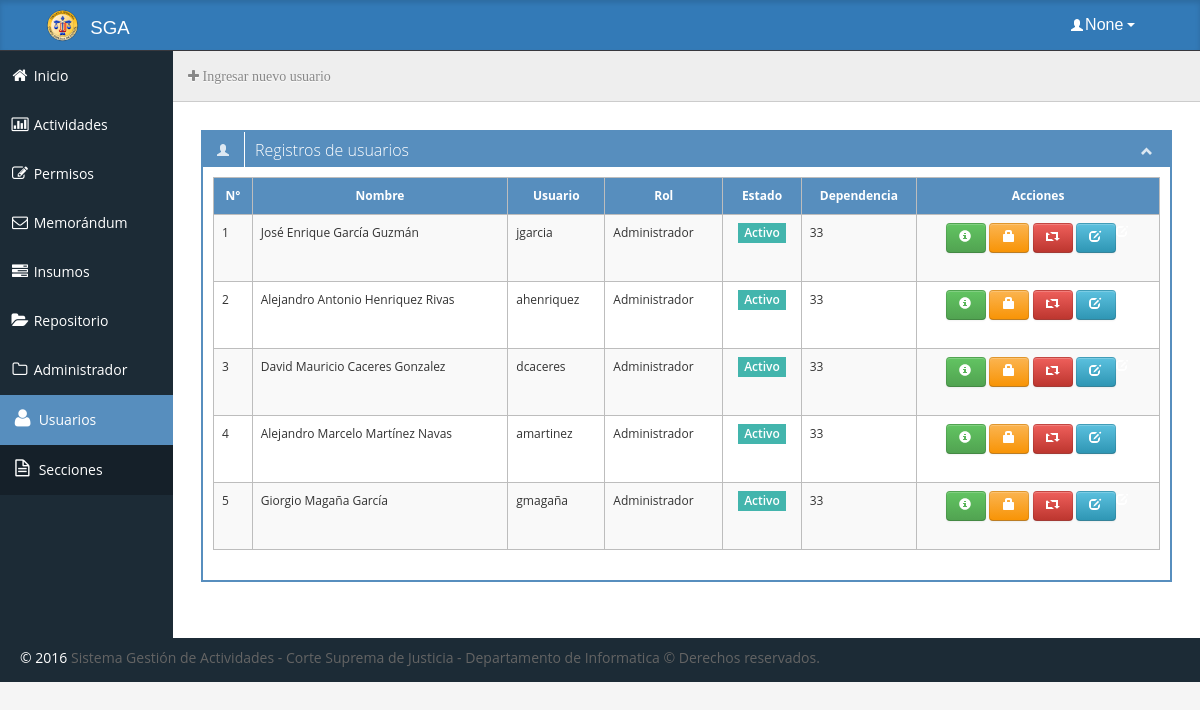
Page /?mod=usuario (signed in) on the committed database.
### tables this page shows
CREATE TABLE IF NOT EXISTS `usuario` (
`id_usuario` int(11) NOT NULL,
  `nombre` varchar(50) DEFAULT NULL,
  `apellido` varchar(50) DEFAULT NULL,
  `cargo` varchar(45) DEFAULT NULL,
  `usuario` varchar(45) DEFAULT NULL,
  `contrasenia` varchar(45) DEFAULT NULL,
  `estado` enum('Activo','Inactivo') DEFAULT NULL,
  `fecha` date DEFAULT NULL,
  `id_seccion` int(11) DEFAULT NULL,
  `id_empleado` int(11) DEFAULT NULL,
  `id_rol` int(11) NOT NULL
);

CREATE TABLE IF NOT EXISTS `rol` (
`id_rol` int(11) NOT NULL,
  `rol` varchar(45) DEFAULT NULL
);

### sql/class.dataTable.php (called while the page is built, shortened)
<?php
class dataTable {
    function obtener_Usuarios($id_dependencia="") {
        $managerDB = new managerDB();
        $connection = $managerDB->conectar("mysql");
        if ($connection!=null) {
            $response=array('success'=>true);
            if ($id_dependencia != "") {
                $sql = "SELECT DISTINCT empleado.id_empleado, usuario.id_usuario, INITCAP(empleado.nombre) AS nombre, INITCAP(empleado.apellido) AS apellido, usuario.usuario, rol.id_rol, rol.rol, IF(usuario.estado!='', usuario.estado, 'Sin acceso') AS estado, seccion.id_seccion, seccion.seccion, seccion.id_dependencia, (SELECT bdd.dependencia FROM bddependencias.dependencia bdd WHERE bdd.id_dependencia=seccion.id_dependencia) AS dependencia
                FROM seccion INNER JOIN empleado_seccion ON seccion.id_seccion=empleado_seccion.id_seccion
                INNER JOIN empleado ON empleado.id_empleado=empleado_seccion.id_empleado
                LEFT JOIN usuario ON usuario.id_empleado = empleado.id_empleado
                LEFT JOIN rol ON rol.id_rol = usuario.id_rol
                WHERE seccion.id_dependencia=:id_dependencia AND rol.id_rol <> 5 OR seccion.id_dependencia=:id_dependencia AND empleado_seccion.estado = 'Activo'
                ORDER BY usuario.estado DESC";
            }else{
                $sql = "SELECT DISTINCT empleado.id_empleado, usuario.id_usuario, INITCAP(empleado.nombre) AS nombre, INITCAP(empleado.apellido) AS apellido, usuario.usuario, rol.id_rol, rol.rol, IF(usuario.estado!='', usuario.estado, 'Sin acceso') AS estado, seccion.id_seccion, seccion.seccion, seccion.id_dependencia, (SELECT bdd.dependencia FROM bddependencias.dependencia bdd WHERE bdd.id_dependencia=seccion.id_dependencia) AS dependencia
                FROM seccion INNER JOIN empleado_seccion ON seccion.id_seccion=empleado_seccion.id_seccion
                INNER JOIN empleado ON empleado.id_empleado=empleado_seccion.id_empleado
                LEFT JOIN usuario ON usuario.id_empleado = empleado.id_empleado
                LEFT JOIN rol ON rol.id_rol = usuario.id_rol
                WHERE empleado_seccion.estado = 'Activo'
                ORDER BY usuario.estado DESC";
            }
            try {
                $query=$connection->prepare($sql);
                if ($id_dependencia != "") {
                    $query->execute(array('id_dependencia'=>intval($id_dependencia)));
                }else{
                    $query->execute();
                }
                $response['items']=$query->fetchAll(PDO::FETCH_ASSOC);
                $response['total']=$query->rowCount();
            } catch(PDOException $error) {
                if ($transaction) $connection->rollback();
                $response= array('success'=>false, 'error'=>$error->getMessage());
            }
        } else {
            $response= array('success'=>false, 'error'=>'No está conectado al servidor de bases de datos.');
        }
        return $response;
    }
}
?>

### PAGINAS/vista_usuarios.php (the view, shortened to what this page needs)
<div class="span12">
    <ul class="breadcrumb">
        <a href="?mod=iusuario" class="icon-plus" title="Ingresar usuarios">&nbsp;Ingresar nuevo usuario</a>
    </ul>
    <div class="box">
        <div class="box-header">
            <h2><i class="halflings-icon white user"></i><span class="break"></span>Registros de usuarios</h2>
            <div class="box-icon">
                <a href="#" data-rel="tooltip" title="Minimizar" class="btn-minimize"><i class="halflings-icon white chevron-up"></i></a>
            </div>
        </div>
        <div class="box-content">
            <div class="table-responsive">
                <table class="table table-striped table-bordered table-hover bootstrap-datatable datatable">
                <thead class="ticket blue">
                <tr>
                    <th><center>
                         N°
                    </center></th>
                    <th><center>
                         Nombre
                    </center></th>
                    <th><center>
                         Usuario
                    </center></th>
                    <th><center>
                         Rol
                    </center></th>
                    <th><center>
                         Estado
                    </center></th>
                    <th><center>
                         Dependencia
                    </center></th>
                    <th><center>
                         Acciones
                    </center></th>
                </tr>
                </thead>
<?php
                $cont = 1;
                if ($_SESSION["id_rol"] == 5) {
                    $response = $dataTable->obtener_Usuarios();
                }else{
                    $response = $dataTable->obtener_Usuarios($_SESSION["id_dependencia"]);
                }
?>
                <tbody>
<?php
                    foreach($response['items'] as $datos){
?>
                <tr>
                    <td>
                        <?php echo $cont ?>
                    </td>
                    <td>
                        <?php echo $datos['nombre'].' '.$datos['apellido']; ?>
                    </td>
                    <td class="center">
                        <?php echo $datos['usuario'] ?>
                    </td>
                    <td class="center">
                        <?php echo $datos['rol'] ?>
                    </td>
                    <td class="center"><center>
                        <?php if ($datos['estado'] == 'Activo') { $clase = 'label label-success'; }elseif ($datos['estado'] == 'Inactivo') { $clase = 'label label-important'; }else{ $clase = 'label label-default'; } ?>
                        <span class="<?php echo $clase ?>"><?php echo $datos['estado'] ?>
                        </span>
                    </center></td>
                    <td class="center">
                        <?php echo $datos['dependencia'] ?>
                    </td>
                    <td class="center"><center>
                        <?php if ($datos['estado'] == 'Activo' OR $datos['estado'] == 'Inactivo') { ?>
                            <form action="?mod=musuarios" method="POST">
                                <a class="btn btn-success" data-rel="tooltip" title='Informacion de usuario' data-toggle='modal' data-target='#datos_usuario' onclick="datos_usuario('<?php echo $datos['nombre'] ?>','<?php echo $datos['apellido'] ?>','<?php echo $datos['dependencia'] ?>','<?php echo $datos['seccion'] ?>','<?php echo $datos['usuario'] ?>','<?php echo $datos['rol'] ?>','<?php echo $datos['estado'] ?>');"><i class="halflings-icon white info-sign"></i>
                                </a>
                                <a class="btn btn-warning" href="#" data-rel="tooltip" title='Reestablecer contraseña' onclick="reset_pass(<?php echo $datos['id_usuario'] ?>);"> <i class="halflings-icon white lock"></i>
                                </a>
                                <a class="btn btn-danger" href="#" data-rel="tooltip" title='Cambio de estado' data-toggle='modal' data-target='#modal_usuario' onclick="modificar_estado(<?php echo $datos['id_usuario'] ?>, '<?php echo $datos['nombre'] ?>','<?php echo $datos['apellido'] ?>','<?php echo $datos['estado'] ?>');"> <i class="halflings-icon white retweet"></i>
                                </a>
                                <button type="submit" class="btn btn-info"><i class="halflings-icon white edit"></button>
                            </form>
                        <?php } ?>
                    </center></td>
                </tr>
                <?php
                $cont ++;
                } ?>
                </tbody>
                </table>
            </div>
        </div>
    </div>
</div>

### INDEX.PHP (shortened to what this page needs)
<?php
include('conf.php');
include('sql/class.data.php');
include('sql/class.dataTable.php');
if (isset($_GET['mod'])) {
    $modulo = $_GET['mod'];
} else {
    $modulo = MODULO_DEFECTO;
}
if (isset($conf[$modulo]['layout'])) {
    $path_layout = LAYOUT_PATH . '/' . $conf[$modulo]['layout'];
    if (!empty($conf[$modulo]['layout'])) {
        include($path_layout);
    }
}
?>

### plantillas/DESKTOP.PHP (shortened to what this page needs)
<!DOCTYPE html PUBLIC "-//W3C//DTD XHTML 1.0 Strict//EN" "http://www.w3.org/TR/xhtml1/DTD/xhtml1-strict.dtd">
<html xmlns="http://www.w3.org/1999/xhtml" lang="es" xml:lang="es">
<head>
<link rel="stylesheet" type="text/css" id="bootstrap-style" href="css/bootstrap.min.css">
<link rel="stylesheet" type="text/css" href="css/bootstrap-responsive.min.css">
<link rel="stylesheet" type="text/css" id="base-style" href="css/style.css">
<link rel="stylesheet" type="text/css" id="base-style-responsive" href="css/style-responsive.css">
<link rel="stylesheet" type="text/css" href="css/jquery-ui.min.css">
<link rel="stylesheet" type="text/css" href="js/select2/select2.min.css">
<link rel="stylesheet" type="text/css" href="css/design.css" media="all">
</head>
<body>
<div class="navbar">
    <div class="navbar-inner">
        <div class="container-fluid">
            <a class="brand" href="?mod=inicio" style="margin-top: 1px;"><span class="header-title"><img src="img/CSJ_Login.png" alt="Inicio" class="img-circle" width="45" height="45"/>&nbsp;SGA&nbsp;&nbsp;<span class="dependencia"><?php echo $_SESSION["dependencia"]; ?></span></span></a>
            <?php  include("paginas/header.php");  ?>
        </div>
    </div>
</div>
<div class="container-fluid-full">
    <div class="row-fluid">
        <?php
            if($_SESSION["id_rol"] == 5){
                include("paginas/nav_bar.php");
            } elseif($_SESSION["id_rol"] == 4){
                include("paginas/nav_bar_sup.php");
            } elseif($_SESSION["id_rol"] == 3){
                include("paginas/nav_bar_dig.php");
            } elseif($_SESSION["id_rol"] == 2){
                include("paginas/nav_bar_con.php");
            } elseif($_SESSION["id_rol"] == 1){
                include("paginas/nav_bar_admin.php");
            } elseif ($_SESSION["id_rol"] == 6) {
                include("paginas/nav_bar_sup_act.php");
            } elseif ($_SESSION["id_rol"] == 7) {
                include("paginas/nav_bar_sup_ins.php");
            } elseif ($_SESSION["id_rol"] == 8) {
                include("paginas/nav_bar_sup_per.php");
            } elseif ($_SESSION["id_rol"] == 9 ) {
                include("paginas/nav_bar_sup_bod.php");
            } elseif ($_SESSION["id_rol"] == 10 ) {
                include("paginas/nav_bar_sup_act_per.php");
            } elseif ($_SESSION["id_rol"] == 11 ) {
                include("paginas/nav_bar_sup_act_ins.php");
            }
                 ?>
        <div id="content" class="span10">
            <?php
                    include(MODULO_PATH . "/" . $conf[$modulo]['archivo']);
            ?>
        </div>
    </div>
</div>
<?php  include("paginas/footer.php");  ?>
</body>
</html>

### PAGINAS/HEADER.PHP (shortened to what this page needs)
<div class="nav-no-collapse header-nav">
	<ul class="nav pull-right">
		<li class="dropdown">
			<a class="btn dropdown-toggle" data-toggle="dropdown" href="#">
				<i class="halflings-icon white user"></i><span class="header-user"><?php echo $_SESSION["nombre"]; ?></span>
				<span class="caret"></span>
			</a>
		</li>
	</ul>
</div>

### PAGINAS/nav_bar_admin.php
<div id="sidebar-left" class="span2">
    <div class="nav-collapse sidebar-nav">
      <ul class="nav nav-tabs nav-stacked main-menu">
        <li><a href="?mod=inicio"><i class="icon-home"></i><span class="hidden-tablet"> Inicio</span></a></li>
        <li><a href="?mod=actividades"><i class="icon-bar-chart"></i><span class="hidden-tablet"> Actividades</span></a></li>
        <li><a href="?mod=permisos"><i class="icon-edit"></i><span class="hidden-tablet"> Permisos</span></a></li>
        <li><a href="?mod=memorandum"><i class="icon-envelope"></i><span class="hidden-tablet"> Memor&aacute;ndum</span></a></li>
        <li><a href="?mod=vinsumos"><i class="icon-tasks"></i><span class="hidden-tablet"> Insumos</span></a></li>
        <li><a href="?mod=repositorio"><i class="icon-folder-open"></i><span class="hidden-tablet"> Repositorio</span></a></li>
         <li>
          <a class="dropmenu" href="#"><i class="icon-folder-close-alt"></i><span class="hidden-tablet"> Administrador</span></a>
          <ul>
            <li><a class="submenu" href="?mod=usuario"><i class="icon-user"></i><span class="hidden-tablet"> Usuarios</span></a></li>
            <li><a class="submenu" href="?mod=dependencia"><i class="icon-file-alt"></i><span class="hidden-tablet"> Secciones</span></a></li>
          </ul>
        </li>
      </ul>
    </div>
</div>

### PAGINAS/FOOTER.PHP
<footer>
<p>
    <span style="text-align:left;float:left">&copy; 2016 <a href="return: false">Sistema Gesti&oacute;n de Actividades - Corte Suprema de Justicia - Departamento de Informatica © Derechos reservados.</a></span>
</p>
</footer>

### CSS/style-responsive.css (style rules this page uses)
@media (min-width: 1200px) { .container-fluid-full { overflow: hidden; position: relative; height: 100%; } }
@media (min-width: 1200px) { #content { width: 85.578%; padding: 28px; margin: 0px 0px; margin-left: 14.422% !important; } }
@media (min-width: 1200px) { #sidebar-left { background: #1C2B36; margin-left: 0px !important; position: absolute; height: 100%; } }
@media (min-width: 1200px) { .sidebar-nav > ul { margin: 0px; } }
@media (min-width: 1200px) { footer { margin: 0px 0px 0px 0px; padding: 10px 20px; } }

### CSS/halflings.css (style rules this page uses)
html, html .halflings { -webkit-font-smoothing: antialiased !important; }
.halflings-icon { display: inline-block; width: 14px; height: 14px; line-height: 14px; vertical-align: text-top; background-image: url(../img/glyphicons_halflings.svg); background-position: 0 0; background-repeat: no-repeat; vertical-align: top; *display: inline; *zoom: 1; *margin-right: .3em; }
.halflings-icon.white { background-image: url(../img/glyphicons_halflings-white.svg); }
.halflings-icon.user { background-position: -168px 0; }
.halflings-icon.lock { background-position: -287px -24px; }
.halflings-icon.edit { background-position: -96px -72px; }
.halflings-icon.info-sign { background-position: -120px -96px; }
.halflings-icon.chevron-up { background-position: -288px -120px; }
.halflings-icon.retweet { background-position: -336px -120px; }

### rows in the picture
usuario: nombre "José Enrique", apellido "García Guzmán", usuario "jgarcia", id_rol.rol "Administrador", estado "Activo", dependencia "33"
usuario: nombre "Alejandro Antonio", apellido "Henriquez Rivas", usuario "ahenriquez", id_rol.rol "Administrador", estado "Activo", dependencia "33"
usuario: nombre "David Mauricio", apellido "Caceres Gonzalez", usuario "dcaceres", id_rol.rol "Administrador", estado "Activo", dependencia "33"
usuario: nombre "Alejandro Marcelo", apellido "Martínez Navas", usuario "amartinez", id_rol.rol "Administrador", estado "Activo", dependencia "33"
usuario: nombre "Giorgio", apellido "Magaña García", usuario "gmagaña", id_rol.rol "Administrador", estado "Activo", dependencia "33"

### other values in the picture
$_SESSION["nombre"] "None"
